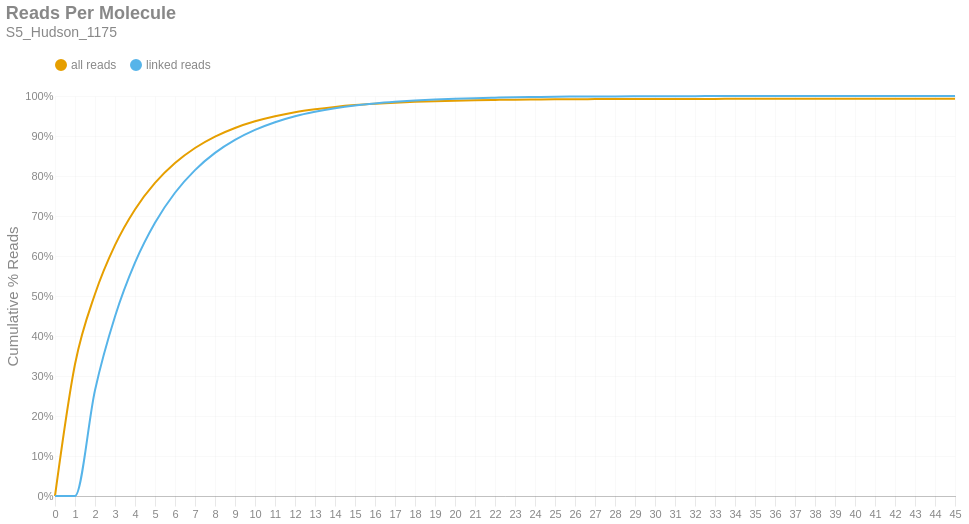

The notebook cell this image was saved under:
### Markdown cell above
### Reads per Molecule
This chart shows the cumulative distribution of the number of reads per linked molecule. That is, how many alignments are associated with a unique molecule. This excludes the number of reads associated with invalid or absent linked-read barcodes. The `linked` histogram is the percentages recalculated when disregarding singletons.

### Code cell
if SKIPLR:
    print_html(f"Skipped")
else:
    counts = np.bincount(valids['reads'].cast(pl.Int64).to_numpy())
    weighted = counts * np.arange(len(counts))
    all_perc = weighted / n_reads
    linked_perc = weighted / n_linked_reads
    linked_perc[1] = 0
    binned_df = pl.DataFrame({
        'readsper': list(range(len(counts))),
        'all reads (cumsum)': np.cumsum(all_perc).tolist(),
        'linked reads (cumsum)': np.cumsum(linked_perc).tolist(),
    })

    with SafeRender(binned_df):
        (
            density_plot(binned_df, 'Reads Per Molecule', samplename, 'readspmol')
            .encode(
                x=alt.X('readsper:O', title=None).axis(labelAngle=0).scale(padding=0),
                y=alt.Y('value:Q', title='Cumulative % Reads').axis(format='%').stack(False),
                color=alt.Color("key:N").scale(domain=["all reads", "linked reads"]),
                tooltip=[
                    alt.Tooltip("key:N", title="Data Type"),
                    alt.Tooltip("readsper:O", title="Reads Per Molecule"),
                    alt.Tooltip("value:Q", format=".2%", title="% Reads (Cum.)")
                ]            
            )
        ).display()

### Figure 1 — Vega-Lite specification as saved in the notebook (floating-point values rounded to 4 significant figures)
{"width": "container", "height": 400, "config": {"title": {"anchor": "start", "dy": -15, "fontSize": 18, "color": "#888888", "subtitleColor": "#888888", "subtitleFontSize": 14}, "arc": {"fill": "#0072B2"}, "axis": {"domainColor": "#888888", "domainWidth": 0.5, "gridWidth": 0.2, "grid": false, "titleFontWeight": 400, "titleFontSize": 15, "labelFontSize": 11, "labelColor": "#888888", "tickColor": "#888888", "tickWidth": 0.2, "titleColor": "#888888"}, "axisBand": {"grid": false}, "axisX": {"grid": true, "tickSize": 10, "domainCap": "round"}, "axisY": {"domain": false, "grid": true, "tickSize": 0, "domainCap": "round"}, "background": "transparent", "header": {"labelFontSize": 15, "labelColor": "#888888", "titleFontSize": 15, "titleFontWeight": 600, "titleColor": "#888888"}, "legend": {"labelFont": "sans-serif", "labelFontSize": 12, "labelColor": "#888888", "symbolSize": 100, "symbolType": "circle", "titleFontSize": 12, "titlePadding": 10, "titleColor": "#888888", "title": null, "orient": "top"}, "range": {"category": ["#E69F00", "#56B4E9", "#009E73", "#F0E442", "#0072B2", "#D55E00", "#CC79A7", "#000000"], "diverging": ["#cfe8f3", "#a2d4ec", "#73bfe2", "#46abdb", "#1696d2", "#12719e"]}, "area": {"fill": "#0072B2", "fillOpacity": 0.7, "line": true, "strokeOpacity": 0.7}, "line": {"color": "#0072B2", "stroke": "#0072B2", "strokeWidth": 2}, "trail": {"color": "#0072B2", "stroke": "#0072B2", "strokeWidth": 0, "size": 1}, "point": {"filled": true, "fillOpacity": 1.0, "size": 95}, "text": {"color": "#888888", "fontSize": 11, "align": "right", "fontWeight": 400, "size": 11}, "bar": {"fill": "#0072B2", "stroke": null}, "view": {"stroke": null, "continuousWidth": 660, "continuousHeight": 400}}, "data": {"name": "data-b2db878dd1f0b55dde8bdb9564e579af"}, "mark": {"type": "line", "interpolate": "monotone", "point": {"opacity": 0, "size": 275}}, "encoding": {"color": {"field": "key", "scale": {"domain": ["all reads", "linked reads"]}, "type": "nominal"}, "tooltip": [{"field": "key", "title": "Data Type", "type": "nominal"}, {"field": "readsper", "title": "Reads Per Molecule", "type": "ordinal"}, {"field": "value", "format": ".2%", "title": "% Reads (Cum.)", "type": "quantitative"}], "x": {"axis": {"labelAngle": 0}, "field": "readsper", "scale": {"padding": 0}, "title": null, "type": "ordinal"}, "y": {"axis": {"format": "%"}, "field": "value", "stack": false, "title": "Cumulative % Reads", "type": "quantitative"}}, "params": [{"name": "param_c36ac31b6afebe62", "select": {"type": "point", "fields": ["key"]}, "bind": "legend"}], "title": {"text": "Reads Per Molecule", "subtitle": "S5_Hudson_1175"}, "transform": [{"fold": ["all reads (cumsum)", "linked reads (cumsum)"]}, {"calculate": "replace(datum.key, ' (cumsum)', '')", "as": "key"}, {"filter": {"param": "param_c36ac31b6afebe62"}}], "usermeta": {"embedOptions": {"downloadFileName": "S5_Hudson_1175.readspmol"}}, "$schema": "https://vega.github.io/schema/vega-lite/v6.1.0.json", "datasets": {"data-b2db878dd1f0b55dde8bdb9564e579af": [{"readsper": 0, "all reads (cumsum)": 0.0, "linked reads (cumsum)": 0.0}, {"readsper": 1, "all reads (cumsum)": 0.3292, "linked reads (cumsum)": 0.0}, {"readsper": 2, "all reads (cumsum)": 0.5049, "linked reads (cumsum)": 0.2646}, {"readsper": 3, "all reads (cumsum)": 0.6271, "linked reads (cumsum)": 0.4488}, {"readsper": 4, "all reads (cumsum)": 0.7164, "linked reads (cumsum)": 0.5833}, {"readsper": 5, "all reads (cumsum)": 0.7826, "linked reads (cumsum)": 0.6831}, {"readsper": 6, "all reads (cumsum)": 0.8324, "linked reads (cumsum)": 0.7581}, {"readsper": 7, "all reads (cumsum)": 0.87, "linked reads (cumsum)": 0.8147}, {"readsper": 8, "all reads (cumsum)": 0.8985, "linked reads (cumsum)": 0.8577}, {"readsper": 9, "all reads (cumsum)": 0.9201, "linked reads (cumsum)": 0.8902}, {"readsper": 10, "all reads (cumsum)": 0.9367, "linked reads (cumsum)": 0.9152}, {"readsper": 11, "all reads (cumsum)": 0.9495, "linked reads (cumsum)": 0.9344}, {"readsper": 12, "all reads (cumsum)": 0.9594, "linked reads (cumsum)": 0.9494}, {"readsper": 13, "all reads (cumsum)": 0.9668, "linked reads (cumsum)": 0.9605}, {"readsper": 14, "all reads (cumsum)": 0.9726, "linked reads (cumsum)": 0.9693}, {"readsper": 15, "all reads (cumsum)": 0.9772, "linked reads (cumsum)": 0.9762}, {"readsper": 16, "all reads (cumsum)": 0.9806, "linked reads (cumsum)": 0.9814}, {"readsper": 17, "all reads (cumsum)": 0.9833, "linked reads (cumsum)": 0.9854}, {"readsper": 18, "all reads (cumsum)": 0.9855, "linked reads (cumsum)": 0.9887}, {"readsper": 19, "all reads (cumsum)": 0.9871, "linked reads (cumsum)": 0.9911}, {"readsper": 20, "all reads (cumsum)": 0.9884, "linked reads (cumsum)": 0.993}, {"readsper": 21, "all reads (cumsum)": 0.9894, "linked reads (cumsum)": 0.9946}, {"readsper": 22, "all reads (cumsum)": 0.9902, "linked reads (cumsum)": 0.9958}, {"readsper": 23, "all reads (cumsum)": 0.9909, "linked reads (cumsum)": 0.9968}, {"readsper": 24, "all reads (cumsum)": 0.9913, "linked reads (cumsum)": 0.9975}, {"readsper": 25, "all reads (cumsum)": 0.9918, "linked reads (cumsum)": 0.9982}, {"readsper": 26, "all reads (cumsum)": 0.992, "linked reads (cumsum)": 0.9985}, {"readsper": 27, "all reads (cumsum)": 0.9922, "linked reads (cumsum)": 0.9988}, {"readsper": 28, "all reads (cumsum)": 0.9923, "linked reads (cumsum)": 0.999}, {"readsper": 29, "all reads (cumsum)": 0.9925, "linked reads (cumsum)": 0.9992}, {"readsper": 30, "all reads (cumsum)": 0.9926, "linked reads (cumsum)": 0.9994}, {"readsper": 31, "all reads (cumsum)": 0.9927, "linked reads (cumsum)": 0.9995}, {"readsper": 32, "all reads (cumsum)": 0.9927, "linked reads (cumsum)": 0.9996}, {"readsper": 33, "all reads (cumsum)": 0.9928, "linked reads (cumsum)": 0.9997}, {"readsper": 34, "all reads (cumsum)": 0.9928, "linked reads (cumsum)": 0.9998}, {"readsper": 35, "all reads (cumsum)": 0.9929, "linked reads (cumsum)": 0.9999}, {"readsper": 36, "all reads (cumsum)": 0.9929, "linked reads (cumsum)": 0.9999}, {"readsper": 37, "all reads (cumsum)": 0.9929, "linked reads (cumsum)": 0.9999}, {"readsper": 38, "all reads (cumsum)": 0.9929, "linked reads (cumsum)": 0.9999}, {"readsper": 39, "all reads (cumsum)": 0.9929, "linked reads (cumsum)": 0.9999}, {"readsper": 40, "all reads (cumsum)": 0.9929, "linked reads (cumsum)": 0.9999}, {"readsper": 41, "all reads (cumsum)": 0.993, "linked reads (cumsum)": 1.0}, {"readsper": 42, "all reads (cumsum)": 0.993, "linked reads (cumsum)": 1.0}, {"readsper": 43, "all reads (cumsum)": 0.993, "linked reads (cumsum)": 1.0}, {"readsper": 44, "all reads (cumsum)": 0.993, "linked reads (cumsum)": 1.0}, {"readsper": 45, "all reads (cumsum)": 0.993, "linked reads (cumsum)": 1.0}]}}
